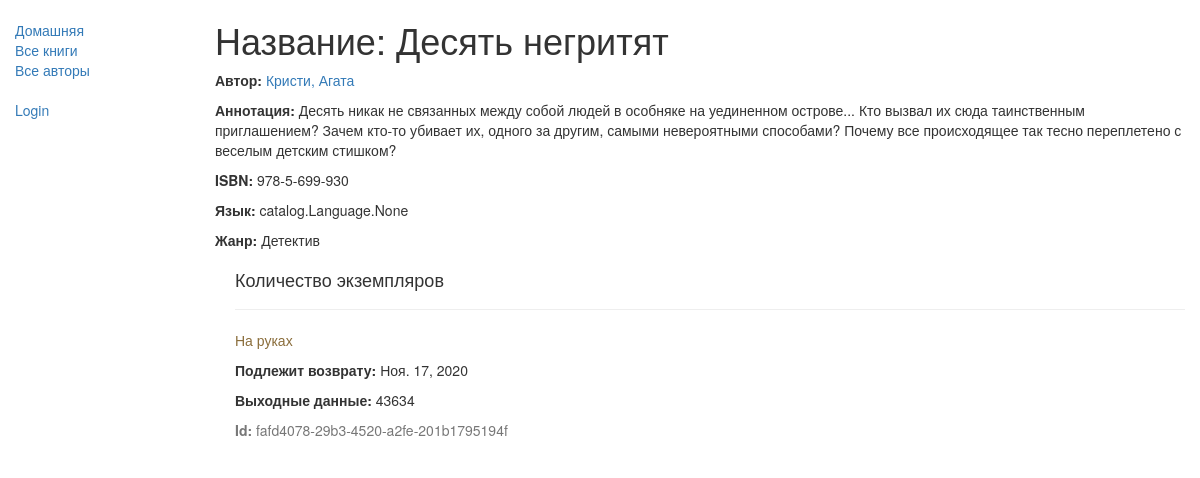
/catalog/book/1, run on the app's committed database.
### catalog/models.py (models this page shows, shortened)
class Book(models.Model):
    title = models.CharField(max_length=200)
    author = models.ForeignKey('Author', on_delete=models.SET_NULL, null=True)
    summary = models.TextField(max_length=1000, help_text="Введите краткое описание книги")
    isbn = models.CharField('ISBN', max_length=13,
                            help_text='13 символов <a href="https://www.isbn-international.org/content/what-isbn">номер ISBN</a>')
    genre = models.ManyToManyField(Genre, help_text="Выберите жанр для этой книги")
    language = models.ManyToManyField(Language, help_text="Выберите язык этой книги")
    def display_genre(self):
        """
        Создает строку для жанра. Это необходимо для отображения жанра в админке.
        """
        return ', '.join([genre.name for genre in self.genre.all()[:3]])
    display_genre.short_description = 'Genre'

class Author(models.Model):
    first_name = models.CharField(max_length=100)
    last_name = models.CharField(max_length=100)
    date_of_birth = models.DateField(null=True, blank=True)
    date_of_death = models.DateField('Died', null=True, blank=True)
    def __str__(self):
        return f'{self.last_name}, {self.first_name}'
    class Meta:
        ordering = ['last_name']

class Genre(models.Model):
    name = models.CharField(max_length=200,
                            help_text="Укажите жанр книги (например, научная фантастика, французская поэзия и т. д.)")
    def __str__(self):
        return self.name

class BookInstance(models.Model):
    id = models.UUIDField(primary_key=True, default=uuid.uuid4,
                          help_text="Уникальный идентификатор этой книги в библиотеке")
    book = models.ForeignKey('Book', on_delete=models.SET_NULL, null=True)
    imprint = models.CharField(max_length=200)
    due_back = models.DateField(null=True, blank=True)
    LOAN_STATUS = (
        ('m', 'Обслуживание'),
        ('o', 'На руках'),
        ('a', 'Имеется в наличии'),
        ('r', 'Зарезервирована'),
    )
    status = models.CharField(max_length=1, choices=LOAN_STATUS, blank=True, default='m', help_text='Наличие книги')
    borrower = models.ForeignKey(User, on_delete=models.SET_NULL, null=True, blank=True)
    class Meta:
        ordering = ["due_back"]
        permissions = (("can_mark_returned", "Установить книгу как возвращенную"),)

### catalog/views.py (the view)
# urls.py: url(r'^book/(?P<pk>\d+)$', views.BookDetailView.as_view(), name='book-detail'),
class BookDetailView(generic.DetailView):
    model = Book

### catalog/templates/catalog/book_detail.html
{% extends "base_generic.html" %}
{% block content %}
  <h1>Название: {{ book.title }}</h1>
  <p><strong>Автор:</strong> <a href="{% url 'author-detail' book.author.pk %}">{{ book.author }}</a></p>
  <p><strong>Аннотация:</strong> {{ book.summary }}</p>
  <p><strong>ISBN:</strong> {{ book.isbn }}</p>
  <p><strong>Язык:</strong> {{ book.language }}</p>
  <p><strong>Жанр:</strong> {% for genre in book.genre.all %} {{ genre }}{% if not forloop.last %}, {% endif %}{% endfor %}</p>
  <div style="margin-left:20px;margin-top:20px">
    <h4>Количество экземпляров</h4>
    {% for copy in book.bookinstance_set.all %}
    <hr>
    <p class="{% if copy.status == 'a' %}text-success{% elif copy.status == 'd' %}text-danger{% else %}text-warning{% endif %}">{{ copy.get_status_display }}</p>
    {% if copy.status != 'a' %}<p><strong>Подлежит возврату:</strong> {{copy.due_back}}</p>{% endif %}
    <p><strong>Выходные данные:</strong> {{copy.imprint}}</p>
    <p class="text-muted"><strong>Id:</strong> {{copy.id}}</p>
    {% endfor %}
  </div>
{% endblock %}

### catalog/templates/base_generic.html (shortened to what this page needs)
<!DOCTYPE html>
<html lang="en">
<head>
    <link rel="stylesheet" href="https://maxcdn.bootstrapcdn.com/bootstrap/3.3.7/css/bootstrap.min.css">
    {% load static %}
    <link rel="stylesheet" href="{% static 'css/styles.css' %}">
</head>
<body>
<div class="container-fluid">
    <div class="row">
        <div class="col-sm-2">
            {% block sidebar %}
            <ul class="sidebar-nav">
                <li><a href="{% url 'index' %}">Домашняя</a></li>
                <li><a href="{% url 'books' %}">Все книги</a></li>
                <li><a href="{% url 'authors' %}">Все авторы</a></li>
            </ul>
            <ul class="sidebar-nav">
                {% if user.is_authenticated %}
                <li>User: {{ user.get_username }}</li>
                <li><a href="{% url 'my-borrowed' %}">Мои книги</a></li>
                <li><a href="{% url 'logout'%}?next={{request.path}}">Logout</a></li>
                {% else %}
                <li><a href="{% url 'login'%}?next={{request.path}}">Login</a></li>
                {% endif %}
            </ul>
            {% endblock %}
        </div>
        <div class="col-sm-10 ">
            {% block content %}{% endblock %}
        </div>
    </div>
</div>
</body>
</html>

### catalog/static/css/styles.css (style rules this page uses)
.sidebar-nav { margin-top: 20px; padding: 0; list-style: none; }

### data on the page
Book: title "Десять негритят", author "Кристи, Агата", summary "Десять никак не связанных между собой людей в особняке на уединенном острове... Кто вызвал их сюда таинственным приглашением? Зачем кто-то убивает их, одного за другим, самыми невероятными способами? Почему все происходящее так тесно переплетено с веселым детским стишком?", isbn "978-5-699-930", language "catalog.Language.None"
Genre: name "Детектив"
BookInstance: status "На руках", due_back "Ноя. 17, 2020", imprint "43634", id "fafd4078-29b3-4520-a2fe-201b1795194f"
